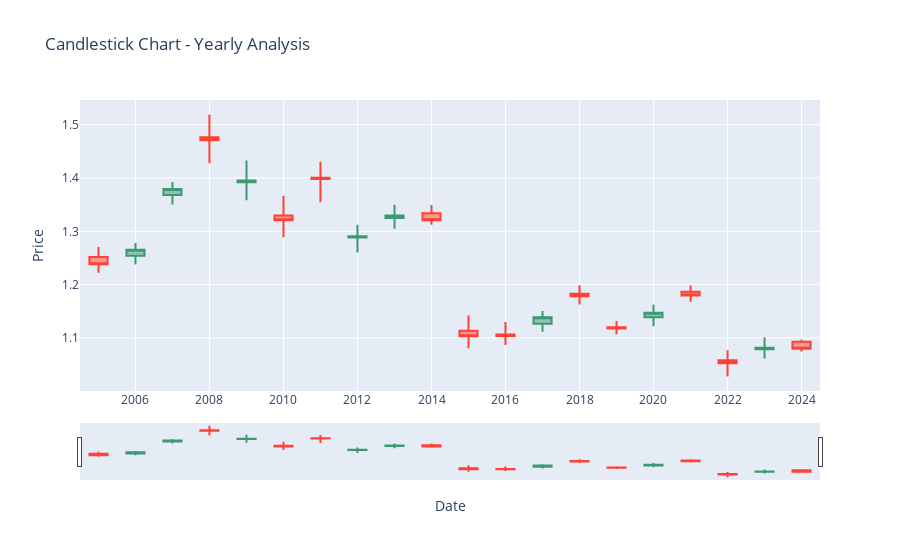

Notebook cell for this chart:
### Code cell
import datetime

# Ajouter une année à la date de fin pour inclure une année complète
end_date = df_forex.index[-1] + datetime.timedelta(days=365)

# Regrouper les données par année et calculer les valeurs moyennes
df_yearly = df_forex.resample('YS', closed='left', label='left').mean()

# Créer une figure avec des bougies financières pour l'analyse annuelle
fig_yearly = go.Figure(data=[go.Candlestick(x=df_yearly.index,
                                            open=df_yearly['Open'],
                                            high=df_yearly['High'],
                                            low=df_yearly['Low'],
                                            close=df_yearly['Close'])])

# Mettre en forme le titre et les axes
fig_yearly.update_layout(title='Candlestick Chart - Yearly Analysis',
                         xaxis_title='Date',
                         yaxis_title='Price')

# Afficher la figure pour l'analyse annuelle
fig_yearly.show()

### Figure 1 — Plotly figure (JSON) as saved in the notebook; plotly's stock layout.template omitted (floating-point values rounded to 4 significant figures)
{"data": [{"close": [1.238, 1.265, 1.379, 1.471, 1.395, 1.321, 1.398, 1.291, 1.33, 1.321, 1.103, 1.104, 1.139, 1.178, 1.118, 1.147, 1.18, 1.053, 1.082, 1.08], "high": [1.271, 1.278, 1.392, 1.519, 1.433, 1.366, 1.43, 1.312, 1.35, 1.349, 1.142, 1.13, 1.151, 1.199, 1.132, 1.162, 1.198, 1.077, 1.101, 1.097], "low": [1.222, 1.238, 1.35, 1.427, 1.358, 1.289, 1.355, 1.26, 1.305, 1.312, 1.081, 1.087, 1.111, 1.163, 1.107, 1.122, 1.168, 1.028, 1.062, 1.074], "open": [1.252, 1.254, 1.368, 1.476, 1.392, 1.329, 1.401, 1.288, 1.325, 1.334, 1.113, 1.106, 1.127, 1.183, 1.12, 1.139, 1.187, 1.058, 1.079, 1.093], "type": "candlestick", "x": ["2005-01-01T00:00:00", "2006-01-01T00:00:00", "2007-01-01T00:00:00", "2008-01-01T00:00:00", "2009-01-01T00:00:00", "2010-01-01T00:00:00", "2011-01-01T00:00:00", "2012-01-01T00:00:00", "2013-01-01T00:00:00", "2014-01-01T00:00:00", "2015-01-01T00:00:00", "2016-01-01T00:00:00", "2017-01-01T00:00:00", "2018-01-01T00:00:00", "2019-01-01T00:00:00", "2020-01-01T00:00:00", "2021-01-01T00:00:00", "2022-01-01T00:00:00", "2023-01-01T00:00:00", "2024-01-01T00:00:00"]}], "layout": {"title": {"text": "Candlestick Chart - Yearly Analysis"}, "xaxis": {"title": {"text": "Date"}}, "yaxis": {"title": {"text": "Price"}}}}
